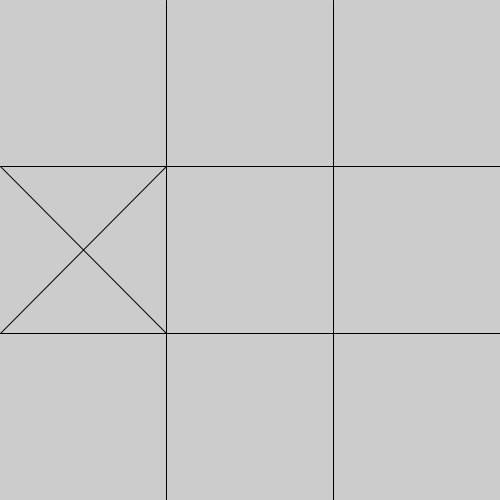
Frame 1 (no input)
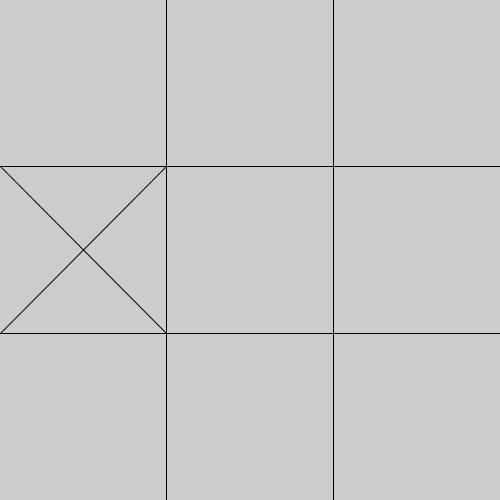
Frame 60 (the mouse pressed at the canvas centre just before this capture)
Frame 120 (the mouse held since frame 60 and released just before this capture): identical to frame 60, image omitted

The Processing sketch that drew these frames (run headless with seeded random() and noise(); from frame 60 on, the mouse is pressed at the canvas centre):

// Processing sketch: tic_tac_toe
// ── tic_tac_toe.pde
void setup() {
  size(500, 500);
  computerInput();
}

void draw() {
  drawBoard();
}

// ── board.pde
import java.util.Scanner;

int count = 0;

boolean userWin() {
  if (userPosition[0][0] == 1 && userPosition[1][0] == 1 && userPosition[2][0] == 1) {
    System.out.println("User wins!");
    return true;
  } else if (userPosition[0][1] == 1 && userPosition[1][1] == 1 && userPosition[2][1] == 1) {
    System.out.println("User wins!");
    return true;
  } else if (userPosition[0][2] == 1 && userPosition[1][2] == 1 && userPosition[2][2] == 1) {
    System.out.println("User wins!");
    return true;
  } else if (userPosition[0][0] == 1 && userPosition[0][1] == 1 && userPosition[0][2] == 1) {
    System.out.println("User wins!");
    return true;
  } else if (userPosition[1][0] == 1 && userPosition[1][1] == 1 && userPosition[1][2] == 1) {
    System.out.println("User wins!");
    return true;
  } else if (userPosition[2][0] == 1 && userPosition[2][1] == 1 && userPosition[2][2] == 1) {
    System.out.println("User wins!");
    return true;
  } else if (userPosition[0][0] == 1 && userPosition[1][1] == 1 && userPosition[2][2] == 1) {
    System.out.println("User wins!");
    return true;
  } else if (userPosition[2][0] == 1 && userPosition[1][1] == 1 && userPosition[0][2] == 1) {
    System.out.println("User wins!");
    return true;
  } else
    return false;
}

boolean computerWin() {
  if (computerPosition[0][0] == 1 && computerPosition[1][0] == 1 && computerPosition[2][0] == 1) {
    System.out.println("Computer wins, user loses.");
    return true;
  } else if (computerPosition[0][1] == 1 && computerPosition[1][1] == 1 && computerPosition[2][1] == 1) {
    System.out.println("Computer wins, user loses.");
    return true;
  } else if (computerPosition[0][2] == 1 && computerPosition[1][2] == 1 && computerPosition[2][2] == 1) {
    System.out.println("Computer wins, user loses.");
    return true;
  } else if (computerPosition[0][0] == 1 && computerPosition[0][1] == 1 && computerPosition[0][2] == 1) {
    System.out.println("Computer wins, user loses.");
    return true;
  } else if (computerPosition[1][0] == 1 && computerPosition[1][1] == 1 && computerPosition[1][2] == 1) {
    System.out.println("Computer wins, user loses.");
    return true;
  } else if (computerPosition[2][0] == 1 && computerPosition[2][1] == 1 && computerPosition[2][2] == 1) {
    System.out.println("Computer wins, user loses.");
    return true;
  } else if (computerPosition[0][0] == 1 && computerPosition[1][1] == 1 && computerPosition[2][2] == 1) {
    System.out.println("Computer wins, user loses.");
    return true;
  } else if (computerPosition[2][0] == 1 && computerPosition[1][1] == 1 && computerPosition[0][2] == 1) {
    System.out.println("Computer wins, user loses.Computer wins, user loses.");
    return true;
  } else
    return false;
}

double boardFull() {
  int sum = 0;
  for (int i = 0; i <= 2; i++)
    for (int j = 0; j <= 2; j++)
      sum = sum + spotFull [i][j];
  return sum / 9;
}

void keyPressed() {
  if (userWin() == false && computerWin() == false && gameTie() == false) {
    userInput();
    userWin();
    computerWin();
    gameTie();
    if (userWin() == false && computerWin() == false && gameTie() == false) {
      System.out.println("Game still in progress");
    } else if (userWin() == true || computerWin() == true || gameTie() == true) {
      System.out.println("The game has ended.");
    }
  }
}

boolean gameTie() {
  if (boardFull() < 1) {
    return false;
  } else {
    System.out.println("User and computer tied!");
    return true;
  }
}


void userInput() {
  if (key == '0' && spotFull[0][0] == 0) {
    drawO(0, 0);
    spotFull[0][0] = 1;
    userPosition[0][0] = 1;
  } else if (key == '0' && spotFull[0][0] == 1) {
    System.out.println("Spot already played, please pick another.");
    return;
  }

  if (key == '1' && spotFull[1][0] == 0) {
    drawO(1, 0);
    spotFull[1][0] = 1;
    userPosition[1][0] = 1;
  } else if (key == '1' && spotFull[0][0] == 1) {
    System.out.println("Spot already played, please pick another.");
    return;
  }

  if (key == '2' && spotFull[2][0] == 0) {
    drawO(2, 0);
    spotFull[2][0] = 1;
    userPosition[2][0] = 1;
  } else if (key == '2' && spotFull[0][0] == 1) {
    System.out.println("Spot already played, please pick another.");
    return;
  }

  if (key == '3' && spotFull[0][1] == 0) {
    drawO(0, 1);
    spotFull[0][1] = 1;
    userPosition[0][1] = 1;
  } else if (key == '3' && spotFull[0][0] == 1) {
    System.out.println("Spot already played, please pick another.");
    return;
  }

  if (key == '4' && spotFull[1][1] == 0) {
    drawO(1, 1);
    spotFull[1][1] = 1;
    userPosition[1][1] = 1;
  } else if (key == '4' && spotFull[0][0] == 1) {
    System.out.println("Spot already played, please pick another.");
    return;
  }

  if (key == '5' && spotFull[2][1] == 0) {
    drawO(2, 1);
    spotFull[2][1] = 1;
    userPosition[2][1] = 1;
  } else if (key == '5' && spotFull[0][0] == 1) {
    System.out.println("Spot already played, please pick another.");
    return;
  }

  if (key == '6' && spotFull[0][2] == 0) {
    drawO(0, 2);
    spotFull[0][2] = 1;
    userPosition[0][2] = 1;
  } else if (key == '6' && spotFull[0][0] == 1) {
    System.out.println("Spot already played, please pick another.");
    return;
  }

  if (key == '7' && spotFull[1][2] == 0) {
    drawO(1, 2);
    spotFull[1][2] = 1;
    userPosition[1][2] = 1;
  } else if (key == '7' && spotFull[0][0] == 1) {
    System.out.println("Spot already played, please pick another.");
    return;
  }

  if (key == '8' && spotFull[2][2] == 0) {
    drawO(2, 2);
    spotFull[2][2] = 1;
    userPosition[2][2] = 1;
  } else if (key == '8' && spotFull[0][0] == 1) {
    System.out.println("Spot already played, please pick another.");
    return;
  }

  if (key != '0' && key != '1' && key != '2' &&
    key != '3' && key != '4' && key != '5' &&
    key != '6' && key != '7' && key != '8') {
    System.out.println("You may only enter a number between 0 and 8");
  } else if (boardFull() < 1 && userWin() == false && computerWin() == false && gameTie == false) {
    count++;
    computerInput();
  }
}
void computerInput() {
  int computerSelection = (int)(Math.random() * 9);

  if (computerSelection == 0 && spotFull[0][0] == 0) {
    drawX(0, 0);
    spotFull[0][0] = 1;
    computerPosition[0][0] = 1;
  } else if (computerSelection == 0 && spotFull[0][0] == 1) {
    computerInput();
  }

  if (computerSelection == 1 && spotFull[1][0] == 0) {
    drawX(1, 0);
    spotFull[1][0] = 1;
    computerPosition[1][0] = 1;
  } else if (computerSelection == 1 && spotFull[1][0] == 1) {
    computerInput();
  }

  if (computerSelection == 2 && spotFull[2][0] == 0) {
    drawX(2, 0);
    spotFull[2][0] = 1;
    computerPosition[2][0] = 1;
  } else if (computerSelection == 2 && spotFull[2][0] == 1) {
    computerInput();
  }

  if (computerSelection == 3 && spotFull[0][1] == 0) {
    drawX(0, 1);
    spotFull[0][1] = 1;
    computerPosition[0][1] = 1;
  } else if (computerSelection == 3 && spotFull[0][1] == 1) {
    computerInput();
  }

  if (computerSelection == 4 && spotFull[1][1] == 0) {
    drawX(1, 1);
    spotFull[1][1] = 1;
    computerPosition[1][1] = 1;
  } else if (computerSelection == 4 && spotFull[1][1] == 1) {
    computerInput();
  }

  if (computerSelection == 5 && spotFull[2][1] == 0) {
    drawX(2, 1);
    spotFull[2][1] = 1;
    computerPosition[2][1] = 1;
  } else if (computerSelection == 5 && spotFull[2][1] == 1) {
    computerInput();
  }

  if (computerSelection == 6 && spotFull[0][2] == 0) {
    drawX(0, 2);
    spotFull[0][2] = 1;
    computerPosition[0][2] = 1;
  } else if (computerSelection == 6 && spotFull[0][2] == 1) {
    computerInput();
  }

  if (computerSelection == 7 && spotFull[1][2] == 0) {
    drawX(1, 2);
    spotFull[1][2] = 1;
    computerPosition[1][2] = 1;
  } else if (computerSelection == 7 && spotFull[1][2] == 1) {
    computerInput();
  }

  if (computerSelection == 8 && spotFull[2][2] == 0) {
    drawX(2, 2);
    spotFull[2][2] = 1;
    computerPosition[2][2] = 1;
  } else if (computerSelection == 8 && spotFull[2][2] == 1) {
    computerInput();
  }
}

// ── constants.pde
int[][] spotFull = new int[3][3];
int[][] userPosition = new int [3][3];
int[][] computerPosition = new int [3][3];

boolean userWon = false;
boolean computerWon = false;
boolean gameTie = false;

// ── shapes.pde
public void drawBoard() {
  line(height/3, 0, height/3, height);
  line(height/1.5, 0, height/1.5, height);
  line(0, height/3, height, height/3);
  line(0, height/1.5, height, height/1.5);
}


public void drawX(int x, int y) {
  int a = 0;
  int b = (height/3);
  int c = (height*2/3);
  int d = height;

  if (x==0 && y==0) {
    line(a, a, b, b);
    line(a, b, b, a);
  }
  if (x==1 && y==0) {
    line(b, a, c, b);
    line(c, a, b, b);
  }
  if (x==2 && y==0) {
    line(c, a, d, b);
    line(d, a, c, b);
  }
  if (x==0 && y==1) {
    line(a, b, b, c);
    line(b, b, a, c);
  }
  if (x==1 && y==1) {
    line(b, b, c, c);
    line(b, c, c, b);
  }
  if (x==2 && y==1) {
    line(c, b, d, c);
    line(d, b, c, c);
  }
  if (x==0 && y==2) {
    line(a, c, b, d);
    line(b, c, a, d);
  }
  if (x==1 && y==2) {
    line(b, c, c, d);
    line(c, c, b, d);
  }
  if (x==2 && y==2) {
    line(c, c, d, d);
    line(d, c, c, d);
  }
}



public void drawO(int x, int y) {
  int a = (height/6);
  int b = (height/2);
  int c = (height*5/6);
  int d = (height/3);

  if (x==0 && y==0) {
    circle(a, a, d);
  }
  if (x==1 && y==0) {
    circle(b, a, d);
  }
  if (x==2 && y==0) {
    circle(c, a, d);
  }
  if (x==0 && y==1) {
    circle(a, b, d);
  }
  if (x==1 && y==1) {
    circle(b, b, d);
  }
  if (x==2 && y==1) {
    circle(c, b, d);
  }
  if (x==0 && y==2) {
    circle(a, c, d);
  }
  if (x==1 && y==2) {
    circle(b, c, d);
  }
  if (x==2 && y==2) {
    circle(c, c, d);
  }
}
